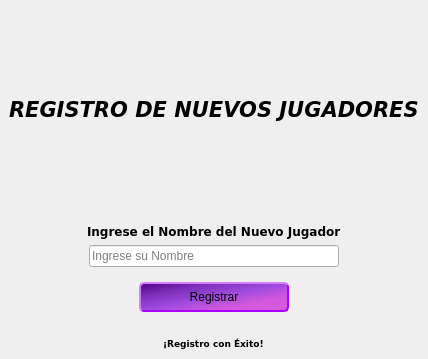
      <widget class="QWidget" name="page_Register">
       <property name="styleSheet">
        <string notr="true">#page_Register{
background-color: qlineargradient(spread:pad, x1:0, y1:0, x2:1, y2:0, stop:0 rgba(42, 180, 255, 255), stop:0.258333 rgba(139, 107, 255, 255), stop:0.529167 rgba(165, 99, 255, 255), stop:0.795833 rgba(192, 89, 255, 255), stop:1 rgba(255, 50, 227, 255))
}


QPushButton{
background-color: qlineargradient(spread:pad, x1:0, y1:0, x2:1, y2:1, stop:0 rgba(78, 0, 135, 255), stop:0.25 rgba(126, 47, 185, 255), stop:0.497253 rgba(159, 74, 222, 255), stop:0.747253 rgba(212, 88, 220, 255), stop:1 rgba(218, 92, 219, 255));
border-style: outset;
border-radius: 5px;
border-width: 2px;
border-color: rgb(170, 0, 255);
}

QPushButton:hover{
background-color: qlineargradient(spread:pad, x1:0, y1:0, x2:1, y2:1, stop:0 rgba(218, 92, 219, 255), stop:0.252747 rgba(212, 88, 220, 255), stop:0.502747 rgba(222, 43, 189, 255), stop:0.75 rgba(185, 47, 71, 255), stop:1 rgba(135, 0, 0, 255));
border-color: rgb(255, 0, 127);
}

QPushButton:Pressed{
background-color: qlineargradient(spread:pad, x1:0, y1:0, x2:1, y2:1, stop:0 rgba(135, 35, 35, 255), stop:0.25 rgba(185, 57, 80, 255), stop:0.497253 rgba(207, 90, 222, 255), stop:0.748031 rgba(201, 142, 208, 255), stop:1 rgba(219, 210, 219, 255));
border-color: rgb(255, 170, 255);
}</string>
       </property>
       <layout class="QVBoxLayout" name="verticalLayout_4">
        <property name="spacing">
         <number>0</number>
        </property>
        <property name="leftMargin">
         <number>0</number>
        </property>
        <property name="topMargin">
         <number>0</number>
        </property>
        <property name="rightMargin">
         <number>0</number>
        </property>
        <property name="bottomMargin">
         <number>0</number>
        </property>
        <item>
         <widget class="QWidget" name="widget_3" native="true">
          <property name="enabled">
           <bool>true</bool>
          </property>
          <layout class="QVBoxLayout" name="verticalLayout_5">
           <item alignment="Qt::AlignmentFlag::AlignHCenter|Qt::AlignmentFlag::AlignVCenter">
            <widget class="QLabel" name="lbl_RegisterMessage">
             <property name="minimumSize">
              <size>
               <width>0</width>
               <height>200</height>
              </size>
             </property>
             <property name="font">
              <font>
               <family>Verdana</family>
               <pointsize>16</pointsize>
               <italic>true</italic>
               <bold>true</bold>
              </font>
             </property>
             <property name="text">
              <string>REGISTRO DE NUEVOS JUGADORES</string>
             </property>
            </widget>
           </item>
           <item alignment="Qt::AlignmentFlag::AlignTop">
            <widget class="QWidget" name="widget_4" native="true">
             <property name="minimumSize">
              <size>
               <width>200</width>
               <height>0</height>
              </size>
             </property>
             <layout class="QVBoxLayout" name="verticalLayout_6">
              <item alignment="Qt::AlignmentFlag::AlignHCenter|Qt::AlignmentFlag::AlignTop">
               <widget class="QLabel" name="lbl_SavePlayer">
                <property name="font">
                 <font>
                  <family>Verdana</family>
                  <pointsize>9</pointsize>
                  <bold>true</bold>
                 </font>
                </property>
                <property name="text">
                 <string>Ingrese el Nombre del Nuevo Jugador</string>
                </property>
               </widget>
              </item>
              <item alignment="Qt::AlignmentFlag::AlignHCenter|Qt::AlignmentFlag::AlignTop">
               <widget class="QLineEdit" name="txt_SavePlayer">
                <property name="minimumSize">
                 <size>
                  <width>250</width>
                  <height>0</height>
                 </size>
                </property>
                <property name="maximumSize">
                 <size>
                  <width>100</width>
                  <height>16777215</height>
                 </size>
                </property>
                <property name="placeholderText">
                 <string>Ingrese su Nombre</string>
                </property>
               </widget>
              </item>
             </layout>
            </widget>
           </item>
           <item alignment="Qt::AlignmentFlag::AlignHCenter">
            <widget class="QPushButton" name="btn_SavePlayer">
             <property name="minimumSize">
              <size>
               <width>150</width>
               <height>30</height>
              </size>
             </property>
             <property name="text">
              <string>Registrar</string>
             </property>
            </widget>
           </item>
           <item>
            <spacer name="verticalSpacer">
             <property name="orientation">
              <enum>Qt::Orientation::Vertical</enum>
             </property>
             <property name="sizeHint" stdset="0">
              <size>
               <width>20</width>
               <height>20</height>
              </size>
             </property>
            </spacer>
           </item>
           <item alignment="Qt::AlignmentFlag::AlignHCenter|Qt::AlignmentFlag::AlignVCenter">
            <widget class="QLabel" name="lbl_SuccessMsg">
             <property name="enabled">
              <bool>true</bool>
             </property>
             <property name="font">
              <font>
               <family>Verdana</family>
               <pointsize>7</pointsize>
               <bold>true</bold>
              </font>
             </property>
             <property name="text">
              <string>¡Registro con Éxito!</string>
             </property>
            </widget>
           </item>
          </layout>
         </widget>
        </item>
       </layout>
      </widget>
